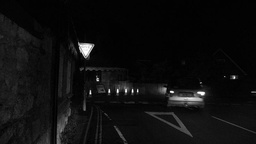
#> input picture Assignment1/src/imgs/road_low_1.jpg, 256 x 144 px, shrunk from 800 x 450 before the run
$ python Question1-2+3.py
#> lines starting #> are read from the running program, lines starting #| are printed output that depends on the picture
import numpy as np
import matplotlib.pyplot as plt

def contrast(image):
    return np.max(image) - np.min(image)

def ScaleIntensity (image, K=1):
    m = contrast(image)
    out = np.array(image).astype(float)
    offset = K*float(np.min(image)/m)
    for j in range(image.shape[1]):
        for i in range(image.shape[0]):
            out[i][j] =  K*(out[i][j]/m) - offset
    return out

img1 = plt.imread("imgs/road_low_1.jpg")
#> img1 is the input picture: shape (144, 256); min 0, max 255, mean 14.6
img2 = plt.imread("imgs/road_low_2.jpg")
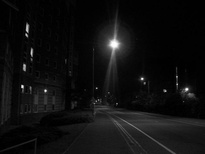
#> input picture Assignment1/src/imgs/road_low_2.jpg, 205 x 154 px, shrunk from 640 x 480 before the run
#> img2 is the input picture: shape (154, 205); min 0, max 255, mean 15.2
img3 = plt.imread("imgs/sports_low.png")
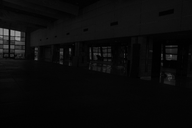
#> input picture Assignment1/src/imgs/sports_low.png, 192 x 128 px, shrunk from 600 x 400 before the run
#> img3 is the input picture: shape (128, 192) float32; min 0, max 0.616, mean 0.0412
plt.gray()

def histEqual(f):
    out = np.copy(f)
    rk, nk = np.unique(out, return_counts=True) #unique intensities and respective counts
#> rk = 241 values from 0 to 255; nk = 241 values, max 7534 at index 3, min 1 at index 101, mean 153
    pk = nk/float(np.size(f)) #probability of each unique intensity
#> pk = 241 values, max 0.204 at index 3, min 2.71e-05 at index 101, mean 0.00415
    sk = np.cumsum(pk) #cumulative sums of pixel probabilities
#> sk = 241 values from 0.00193 to 1
    mul = sk*255.0 #cumulative frequency multiplied by max value
#> mul = 241 values from 0.491 to 255
    roundVal = np.round(mul) #round each multiple
#> roundVal = 241 values from 0 to 255
    for i in range(len(f)):
        for j in range(len(f[0])):
            out[i][j] = roundVal[np.where(rk==f[i][j])] #map pixels for equalization
#> this loop made 144 passes
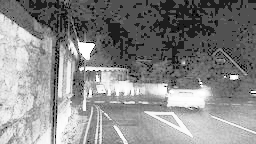
#> out: shape (144, 256); min 0, max 255, mean 136.4
    return out

hist11 = histEqual(img1)
print("Equalize Hist 1")

hist21 = histEqual(img2)
#> in histEqual (call 2), `rk, nk = np.unique(out, return_counts=True)`: rk = 222 values from 0 to 255; nk = 222 values, max 4614 at index 2, min 1 at index 113, mean 142.2
#> in histEqual (call 2), `pk = nk/float(np.size(f))`: pk = 222 values, max 0.146 at index 2, min 3.17e-05 at index 113, mean 0.0045
#> in histEqual (call 2), `sk = np.cumsum(pk)`: sk = 222 values from 0.0159 to 1
#> in histEqual (call 2), `mul = sk*255.0`: mul = 222 values from 4.05 to 255
#> in histEqual (call 2), `roundVal = np.round(mul)`: roundVal = 222 values from 4 to 255
#> after the loop in histEqual (call 2), `for i in range(len(f)):`:
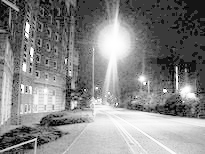
#> out: shape (154, 205); min 4, max 255, mean 133.8
print("Equalize Hist 2")

img311 = ScaleIntensity(img3, contrast(img3)*255) #image must be scaled as it is 0-1
#> in ScaleIntensity, `m = contrast(image)`: m = 0.616
#> in ScaleIntensity, `offset = K*float(np.min(image)/m)`: offset = 0

hist31 = histEqual(img311)
print("Equalize Hist 3")

def AdaptHistEqual(f, blockSize = 16):
#> called with blockSize = 64
    out = np.copy(f)
    padAmount = int(round(blockSize / 2)) #amount to pad at each edge for block to be used
    padded = np.pad(out, pad_width=((padAmount, padAmount), (padAmount, padAmount)), mode='symmetric') #pad array
    for i in range(len(f)):
        for j in range(len(f[0])):
            block = padded[i:i+blockSize,j:j+blockSize] #extract square for each pixel
            rk, nk = np.unique(block, return_counts=True) #unique intensities and respective counts
            pk = nk/float(np.size(block)) #probability of each unique intensity
            sk = np.cumsum(pk) #cumulative sums of pixel probabilities
            mul = sk*255.0 #cumulative frequency multiplied by max value
            roundVal = np.round(mul) #round each multiple
            out[i][j] = roundVal[np.where(rk==block[padAmount-1][padAmount-1])] #extract central pixel value
#> out: shape (144, 256)
    return out

hist12 = AdaptHistEqual(img1,64)
print("adaptHist 1")
hist22 = AdaptHistEqual(img2,64)
print("adaptHist 2")
hist32 = AdaptHistEqual(img311,64)
#> call 3 of AdaptHistEqual, with blockSize = 64
#> the loop in AdaptHistEqual (call 3), `for i in range(len(f)):` made 128 passes
#> after the loop in AdaptHistEqual (call 3), `for i in range(len(f)):`:
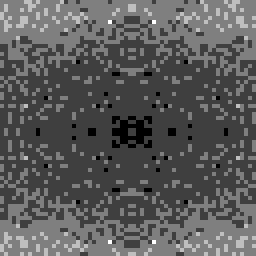
#> block: shape (64, 64) float64 (shown 4 times larger); min 3, max 7, mean 4.44; drawn with min black and max white
#> after the loop in AdaptHistEqual (call 3), `for i in range(len(f)):`:
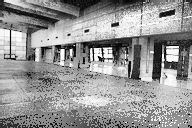
#> out: shape (128, 192) float64; min 0, max 255, mean 148.1
print("adaptHist 3")

fig, axs = plt.subplots(3,2,figsize=(12,10))
[axi.set_axis_off() for axi in axs.ravel()]
axs[0][0] = fig.add_subplot(3,2,1)
axs[0][0].set_title("Original Image")
axs[0][0].imshow(img1,  vmin = 0, vmax= 255)
plt.axis('off')
axs[1][0] = fig.add_subplot(3,2,3)
axs[1][0].set_title("Equalized Histogram Image")
axs[1][0].imshow(hist11,  vmin = 0, vmax= 255)
plt.axis('off')
axs[2][0] = fig.add_subplot(3,2,5)
axs[2][0].set_title("Adaptive Histogram Image")
axs[2][0].imshow(hist12,  vmin = 0, vmax= 255)
plt.axis('off')
axs[0][1] = fig.add_subplot(3,2,2)
axs[0][1].set_title("Original Histogram")
axs[0][1].hist(img1.ravel(), 256, [0,256], density=1)
axs[1][1] = fig.add_subplot(3,2,4)
axs[1][1].set_title("Equalized Histogram")
axs[1][1].hist(hist11.ravel(), 256, [0,256], density=1)
axs[2][1] = fig.add_subplot(3,2,6)
axs[2][1].set_title("Adaptive Histogram")
axs[2][1].hist(hist12.ravel(), 256, [0,256], density=1)
fig.savefig("output/Road1_1-2+3.jpg")
#> figure, not shown here; panel 4: tallest bar 0.204 high, from x = 3 to 4; panel 5: tallest bar 0.204 high, from x = 81 to 82; panel 6: tallest bar 0.00982 high, from x = 251 to 252

fig, axs = plt.subplots(3,2,figsize=(12,10))
[axi.set_axis_off() for axi in axs.ravel()]
axs[0][0] = fig.add_subplot(3,2,1)
axs[0][0].set_title("Original Image")
axs[0][0].imshow(img2,  vmin = 0, vmax= 255)
plt.axis('off')
axs[1][0] = fig.add_subplot(3,2,3)
axs[1][0].set_title("Equalized Histogram Image")
axs[1][0].imshow(hist21,  vmin = 0, vmax= 255)
plt.axis('off')
axs[2][0] = fig.add_subplot(3,2,5)
axs[2][0].set_title("Adaptive Histogram Image")
axs[2][0].imshow(hist22,  vmin = 0, vmax= 255)
plt.axis('off')
axs[0][1] = fig.add_subplot(3,2,2)
axs[0][1].set_title("Original Histogram")
axs[0][1].hist(img2.ravel(), 256, [0,256], density=1)
axs[1][1] = fig.add_subplot(3,2,4)
axs[1][1].set_title("Equalized Histogram")
axs[1][1].hist(hist21.ravel(), 256, [0,256], density=1)
axs[2][1] = fig.add_subplot(3,2,6)
axs[2][1].set_title("Adaptive Histogram")
axs[2][1].hist(hist22.ravel(), 256, [0,256], density=1)
fig.savefig("output/Road2_1-2+3.jpg")
#> figure, not shown here; panel 4: tallest bar 0.146 high, from x = 2 to 3; panel 5: tallest bar 0.146 high, from x = 58 to 59; panel 6: tallest bar 0.00665 high, from x = 139 to 140

fig, axs = plt.subplots(3,2,figsize=(12,10))
[axi.set_axis_off() for axi in axs.ravel()]
axs[0][0] = fig.add_subplot(3,2,1)
axs[0][0].set_title("Original Image")
axs[0][0].imshow(img3,  vmin = 0, vmax= 1)
plt.axis('off')
axs[1][0] = fig.add_subplot(3,2,3)
axs[1][0].set_title("Equalized Histogram Image")
axs[1][0].imshow(hist31,  vmin = 0, vmax= 255)
plt.axis('off')
axs[2][0] = fig.add_subplot(3,2,5)
axs[2][0].set_title("Adaptive Histogram Image")
axs[2][0].imshow(hist32,  vmin = 0, vmax= 255)
plt.axis('off')
axs[0][1] = fig.add_subplot(3,2,2)
axs[0][1].set_title("Original Histogram")
axs[0][1].hist(img311.ravel(), 256, [0,256], density=1)
axs[1][1] = fig.add_subplot(3,2,4)
axs[1][1].set_title("Equalized Histogram")
axs[1][1].hist(hist31.ravel(), 256, [0,256], density=1)
axs[2][1] = fig.add_subplot(3,2,6)
axs[2][1].set_title("Adaptive Histogram")
axs[2][1].hist(hist32.ravel(), 256, [0,256], density=1)
fig.savefig("output/Sports_1-2+3.png")
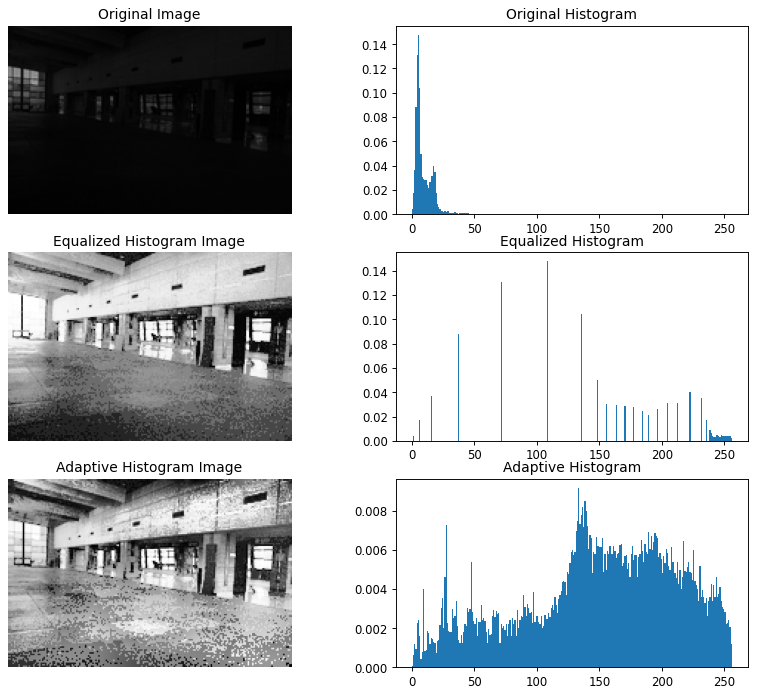
#> figure drawn by matplotlib, 6 panels; panel 4: tallest bar 0.148 high, from x = 5 to 6; panel 5: tallest bar 0.148 high, from x = 108 to 109; panel 6: tallest bar 0.0092 high, from x = 133 to 134
